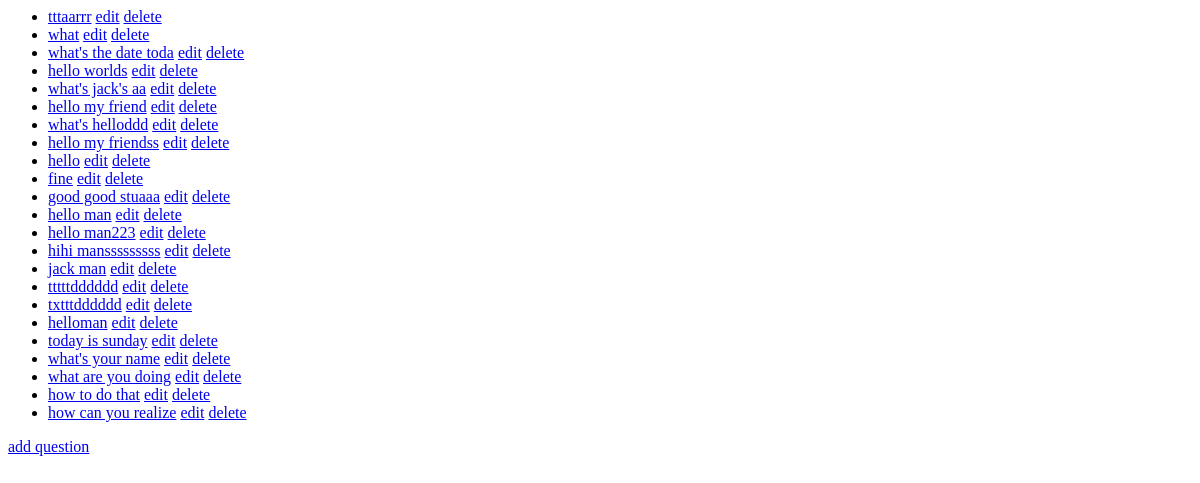
/quiz/, run on an earlier commit of the app's database.
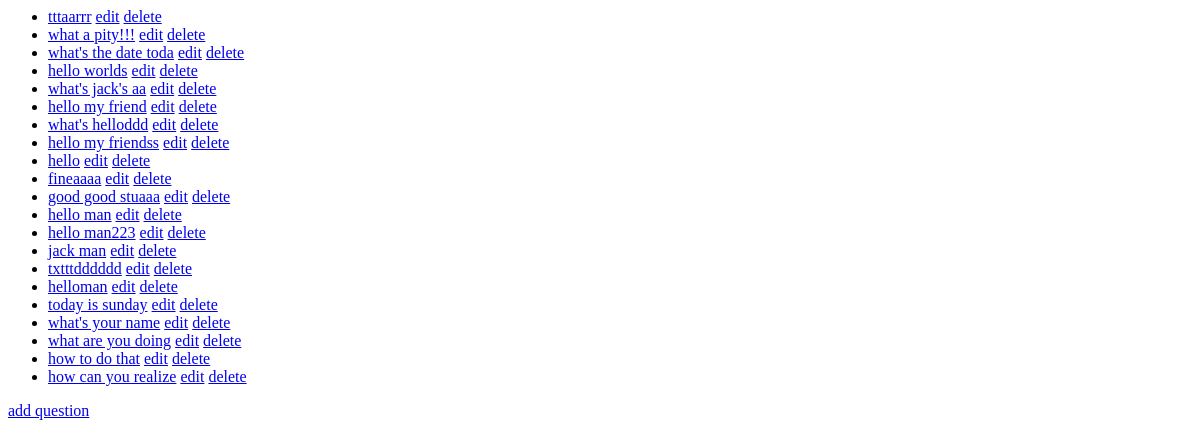
And on a later commit of the database.
### quiz/models.py (models this page shows)
class Question(models.Model):
    question_text=models.CharField(max_length=20)
    pub_date=models.DateField(default=timezone.now())
    class Meta:
         ordering = [ "-pub_date"]
    def __unicode__(self):
        return self.question_text
    def get_absolute_url(self):
            return reverse('question-detail', kwargs={'pk': self.pk})

### quiz/views.py (the view)
class QuestionList(ListView):
    model=Question
    template_name='quiz/question_list.html'
    context_object_name='question_list'

### quiz/templates/quiz/question_list.html
<ul>
{% for q in question_list %}
	<li>
		<a href="{{q.get_absolute_url}}">{{q.question_text}}</a>
		<a href="{% url 'question-edit' pk=q.id %}">edit</a>
		<a href="{% url 'question-delete' pk=q.id %}">delete</a>
	</li>
{% endfor %}
</ul>
<a href="{% url 'question-new' %}">add question</a>

What changed in the data, as far as the page shows it:
removed Question: question_text "hihi mansssssssss"
removed Question: question_text "tttttdddddd"
changed Question: question_text "what" → "what a pity!!!"
changed Question: question_text "fine" → "fineaaaa"
